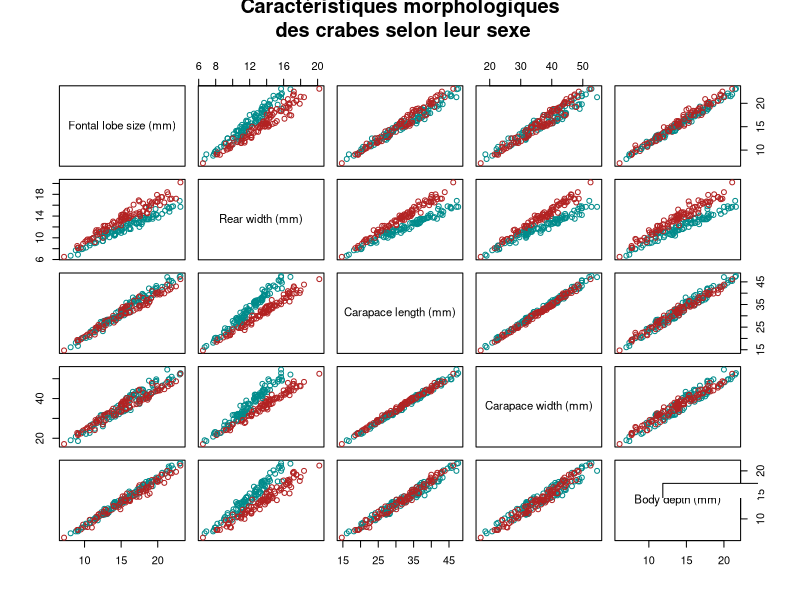
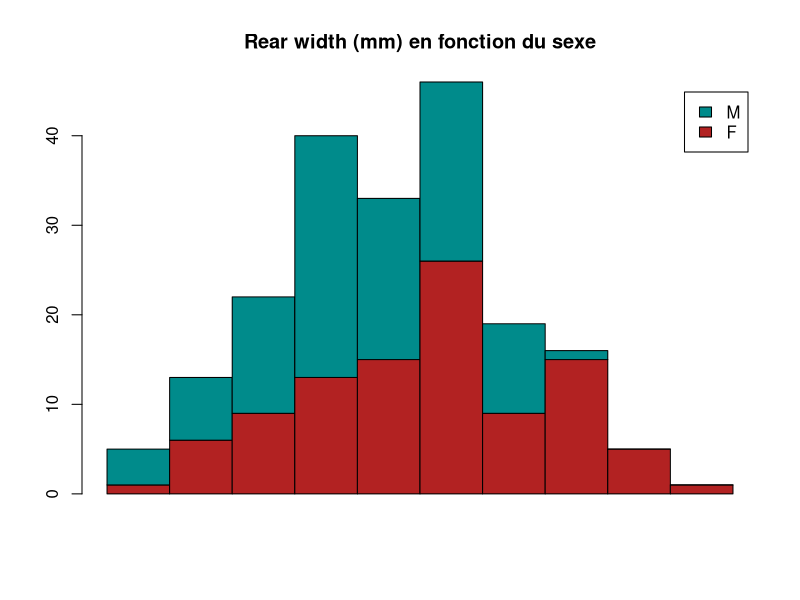
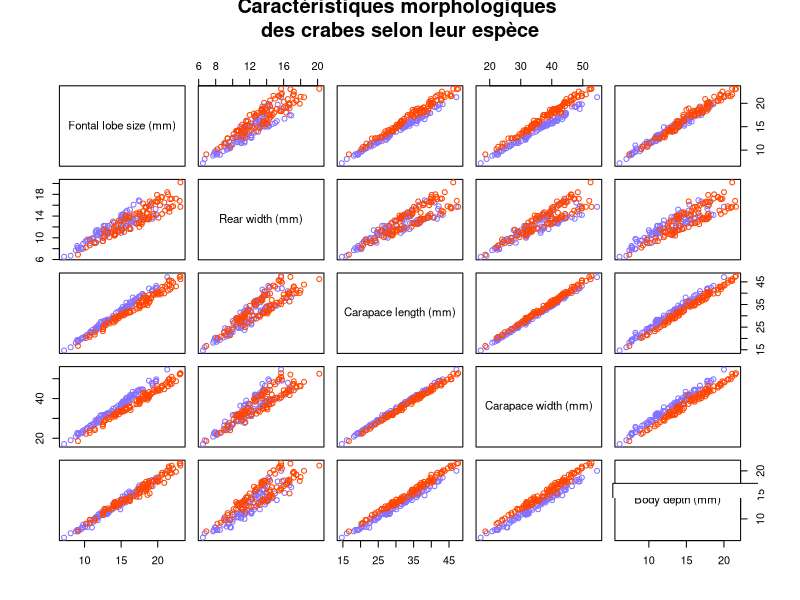
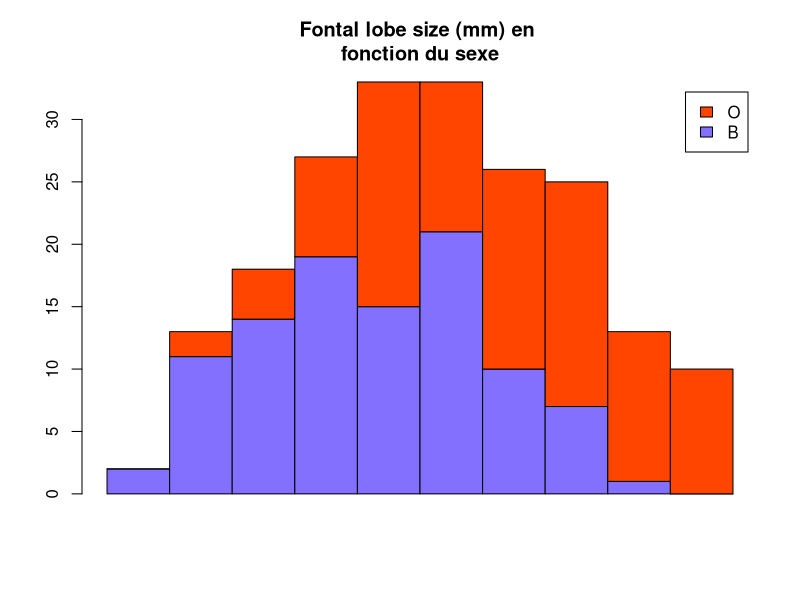
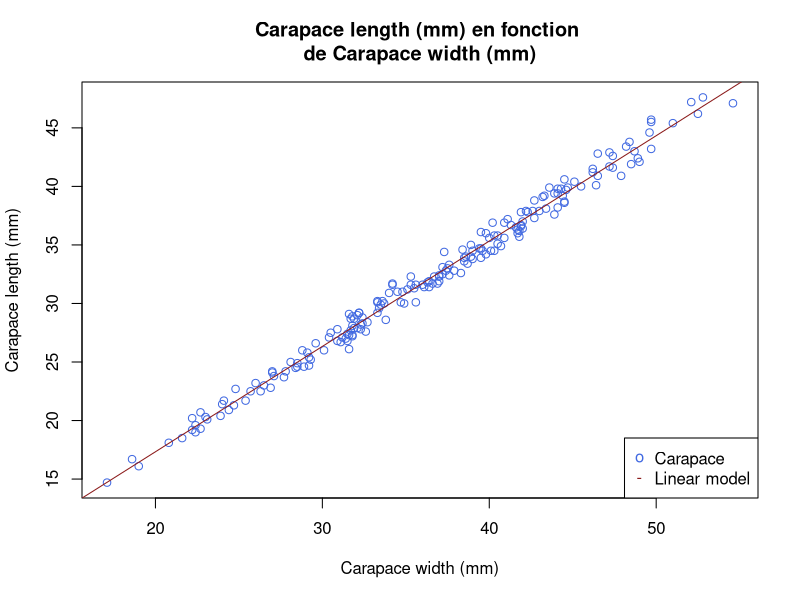

R code for these plots, in order:
library(sm) # Chargement de sm

library(MASS)
data(crabs)
crabsquant <- crabs[,4:8]


############################### Question 1 ############################### 

table(crabs$sex) # Autant de femelles que de mâles
table(crabs$sp) # Autant d'espèces O que d'espèces B

labelsNames <- c("Fontal lobe size (mm)", "Rear width (mm)", "Carapace length (mm)",
                "Carapace width (mm)", "Body depth (mm)")

plot(crabsquant, main="Caractéristiques morphologiques\n des crabes selon leur sexe", 
	pch=21, 
	col=c("firebrick", "darkcyan")[crabs[,2]],
	labels=labelsNames	
	)
legend("bottomright", 200,legend=c("Femelle", "Mâle"), col = c("firebrick", "darkcyan"), pch = 21, inset=0)
# Il semblerait que le sexe impacte notablement le paramètre "Rear width" 

pause()

inter <- seq(min(crabs$RW), max(crabs$RW), by=(max(crabs$RW)-min(crabs$RW))/10)
# Création d'un vecteur commencant par le plus petit RW et se terminant par le plus grand RW
# Le pas est de (1/10 * max-min) -> le vecteur contient donc 11 valeurs
hF <- hist(plot=F, crabs$RW[crabs$sex=='F'], breaks=inter)
# Une list de 'breaks' (les valeurs limites de chaque 'bin') et du nombre de valeurs dans chaque bin 
# est retournée.
hM <- hist(plot=F, crabs$RW[crabs$sex=='M'], breaks=inter)
# Une list de 'breaks' (les valeurs limites de chaque 'bin') et du nombre de valeurs dans chaque bin 
# est retournée.

barplot(rbind(hF$counts,hM$counts),space=0,
legend=levels(crabs$sex), main="Rear width (mm) en fonction du sexe", col=c('firebrick', 'darkcyan'))

pause()

plot(crabsquant, main="Caractéristiques morphologiques \ndes crabes selon leur espèce", 
	pch=21, 
	col=c("lightslateblue", "orangered")[crabs[,1]],
	labels=labelsNames)
legend("bottomright", 200,legend=c("Espèce bleue", "Espèce orange"), col = c("lightslateblue", "orangered"), pch = 21, inset=0)
# Il semblerait que les paramètres "Carapace width" et "Fontal lobe size" soient
# impactés par l'espèce de crabe

pause()

inter <- seq(min(crabs$FL), max(crabs$FL), by=(max(crabs$FL)-min(crabs$FL))/10)
# Création d'un vecteur commencant par le plus petit FL et se terminant par le plus grand FL
# Le pas est de (1/10 * max-min) -> le vecteur contient donc 11 valeurs
hB <- hist(plot=F, crabs$FL[crabs$sp=='B'], breaks=inter)
# Une list de 'breaks' (les valeurs limites de chaque 'bin') et du nombre de valeurs dans chaque bin 
# est retournée.
hO <- hist(plot=F, crabs$FL[crabs$sp=='O'], breaks=inter)
# Une list de 'breaks' (les valeurs limites de chaque 'bin') et du nombre de valeurs dans chaque bin 
# est retournée.

barplot(rbind(hB$counts,hO$counts),space=0,
legend=levels(crabs$sp), main="Fontal lobe size (mm) en \nfonction du sexe", col=c('lightslateblue', 'orangered'))
pause()


############################### Question 2 ############################### 

# Graphiquement, on remarque assez facilement l'existence de corrélations, de relations linéaires
# entre toutes les variables quantitatives prises 2 à 2.

print(cov(crabsquant))
# Le calcul de la matrice de variance-covariance empirique semble confirmer l'existence de corrélations entre 
# entre les différentes variables.
pause()

# Afin d'illustrer mes dires, je vais réaliser un test de corélation entre les variables 
# Carapace length (mm) et Carapace width (mm). L'hypothèse nulle de ce test est l'absence de 
# corrélation entre ces deux variables.
print(cor.test(crabsquant$CL , crabsquant$CW))
# Le degré de signification (p-value) est striment inférieur à 2.2e-16. Cela signifie que pour
# un niveau de signification (alpha) de 1%, on s'autoriserait à rejeter l'hypothèse nulle.
# Il y a donc corrélation entre les deux variables.
# Cette corrélation semble linéaire.

pause()

# Afin de prouve cela, nous allons tenter une régression linéaire entre ces deux variables
lM <- lm(crabsquant$CL ~ crabsquant$CW)
print(lM) # On peut consulter le modèle (l'ordonnée à l'origine et le coefficient directeur)

pause()

plot(crabsquant$CW, crabsquant$CL, col="royalblue", main="Carapace length (mm) en fonction \nde Carapace width (mm)", xlab="Carapace width (mm)", ylab="Carapace length (mm)")
abline(lM, col="firebrick4")
legend("bottomright", 200, legend=c("Carapace", "Linear model"), col=c("royalblue", "firebrick4"), pch=c('o','-'))
